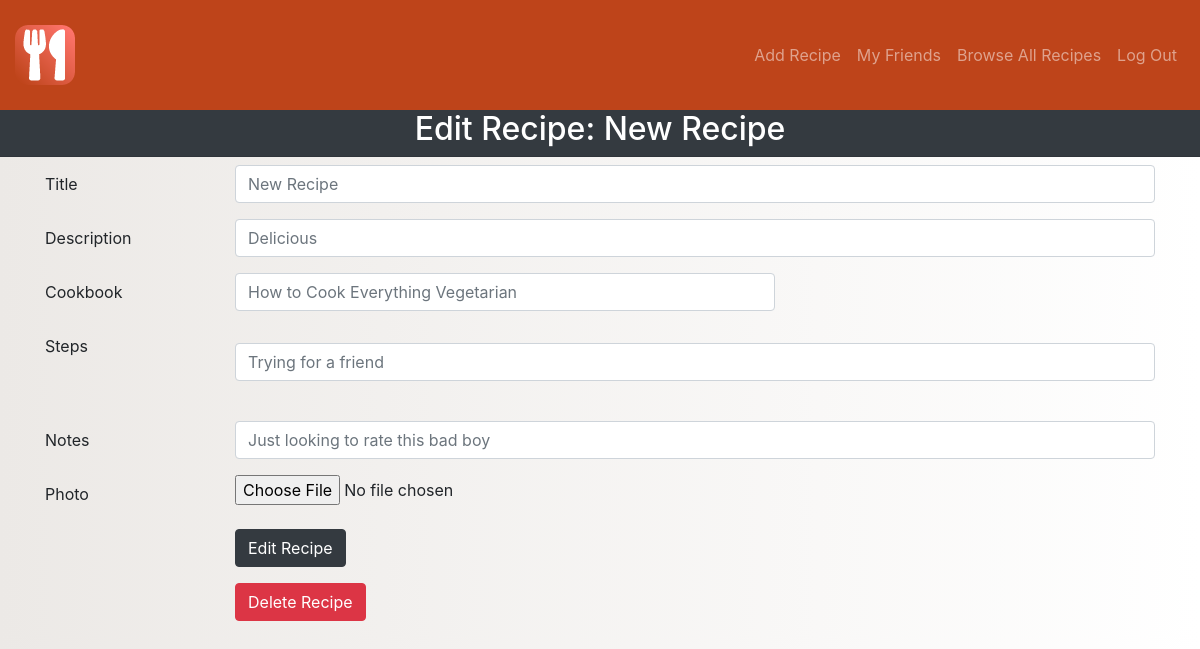
Screenshot of /edit_recipe/23 with the database file from the repository.
### recipe_db/models.py (models this page shows)
class Recipe(models.Model):
    title = models.CharField(max_length=100)
    description = models.CharField(max_length=255)
    book = models.ForeignKey(Book, related_name="recipes", on_delete=models.CASCADE)
    rating = models.IntegerField(default=0, editable=True)
    forks = models.IntegerField(default=0, editable=True)
    count = models.IntegerField(default=0, editable=True)
    rated_by = models.ManyToManyField(User, related_name = "raters")
    notes = models.TextField()
    photo = models.FileField(upload_to="images", null=True, blank=True)
    poster = models.ForeignKey(User, related_name="posted_recipes", on_delete=models.CASCADE)
    objects = RecipeManager()
    created_at = models.DateTimeField(auto_now_add=True)
    updated_at = models.DateTimeField(auto_now=True)

class Book(models.Model):
    title = models.CharField(max_length=100)
    created_at = models.DateTimeField(auto_now_add=True)
    updated_at = models.DateTimeField(auto_now=True)

class Step(models.Model):
    recipe = models.ForeignKey(Recipe, related_name="steps", on_delete=models.CASCADE)
    content = models.CharField(max_length = 255)

### recipe_db/views.py (the view)
# urls.py: path('edit_recipe/<int:id>', views.render_edit_form),
def render_edit_form(request, id):
    rec_steps = Step.objects.filter(recipe_id=id)
    context = {
        'steps' : rec_steps,
        'curr_recipe': Recipe.objects.get(id=id)
    }
    return render(request, 'edit_recipe.html', context)

### recipe_db/templates/edit_recipe.html (shortened to what this page needs)
<!DOCTYPE html>
<html lang="en">
<head>
    <link rel="stylesheet" href="https://stackpath.bootstrapcdn.com/bootstrap/4.5.0/css/bootstrap.min.css">
    {% load static %}
    <link rel="stylesheet" href="{% static 'css/add_recipe.css' %}">
</head>
<body>
    <nav class="navbar navbar-expand-md navbar-dark sticky-top" id="header">
        <div class="container-fluid">
            <a class="navbar-brand" href="/"><img src="/media/App Icon - 60x60.png"></a>
            <h2 class=""><a class="navbar-brand" href="/profile/{{request.session.id}}">{{request.session.user}}</a></h2>
            <div class="collapse navbar-collapse" id="navbarResponsive">
                <ul class="navbar-nav ml-auto">
                    <li class="nav-item">
                        <a class="nav-link" href="/add_recipe">Add Recipe</a>
                    </li>
                    <li class="nav-item">
                        <a class="nav-link" href="/user_friends/{{request.session.id}}">My Friends</a>
                    </li>
                    <li>
                        <a href="/allrecipes" class="nav-link">Browse All Recipes</a>
                    </li>
                    <li class="nav-item">
                        <a class="nav-link" href="/logout">Log Out</a>
                    </li>
                </ul>
            </div>
        </div>
    </nav>
    <div class="bg-dark">
        <h2 class="text-white text-center">Edit Recipe: {{curr_recipe.title}}</h2>
        <hr class="my-2">
    </div>
    <div class="container">
        <div class="form">
            <form action="/process_recipe_edit/{{curr_recipe.id}}" method="post" enctype="multipart/form-data">
                <div class="form-group row">
                    <label class="col-sm-2 col-form-label" for="title">Title</label>
                    <div class="col-sm-10">
                        <input class="form-control" placeholder="{{curr_recipe.title}}" type="text" name="title" id="title">
                    </div>
                </div>
                <div class="form-group row">
                    <label class="col-sm-2 col-form-label" for="desc">Description</label>
                    <div class="col-sm-10">
                        <input class="form-control" placeholder="{{curr_recipe.description}}" type="text" name="desc" id="desc">
                    </div>
                </div>
                <div class="form-group row">
                    <label class="col-sm-2 col-form-label" for="book">Cookbook</label>
                    <div class="col-sm-6">
                        <input type="text" id="book" class="form-control" name="book" placeholder="{{curr_recipe.book.title}}" list="books" />
                    </div>
                </div>
                <div class="form-group row">
                    <label class="col-sm-2 col-form-label" for='steps'>Steps</label>
                    <div class="col-sm-10">
                        <div>
                            {% for step in steps %}
                            <input type="textarea" class="form-control" name="content{{step.id}}" placeholder="{{step.content}}">
                            <br>
                            {% endfor %}
                        </div>
                    </div>
                </div>
                <div class="form-group row">
                    <label class="col-sm-2 col-form-label" for="notes">Notes</label>
                    <div class="col-sm-10">
                        <input class="form-control" placeholder="{{curr_recipe.notes}}" type="text" name="notes" id="notes">
                    </div>
                </div>
                <div class="form-group row">
                    <label class="col-sm-2 col-form-label" for="photo">Photo</label>
                    <div class="col-sm-10">
                        <input class="form-control-file" placeholder="Change Photo" type="file" name="photo" id="photo">
                    </div>
                </div>
                <div class="form-group row">
                    <div class="col-sm-10 offset-sm-2">
                      <button type="submit" class="btn btn-dark">Edit Recipe</button>
                    </div>
                </div>
            </form>
            <form action="/delete_recipe/{{curr_recipe.id}}" method="post">
                <div class="form-group row">
                    <div class="col-sm-10 offset-sm-2">
                    <button type="submit" class="btn btn-danger">Delete Recipe</button>
                    </div>
                </div>
            </form>
        </div>
    </div>
</body>
</html>

### recipe_db/static/css/add_recipe.css (style rules this page uses)
* { padding: 0; margin: 0; }
#header { background-color: #BE441A; padding: 20px 0; }
body { background: #ECE9E6; background: -webkit-linear-gradient(to left, #FFFFFF, #ECE9E6); background: linear-gradient(to left, #FFFFFF, #ECE9E6); }

### rows the page displays
Recipe: title "New Recipe", desc "Delicious", book "How to Cook Everything Vegetarian", notes "Just looking to rate this bad boy"
Step: content "Trying for a friend"
